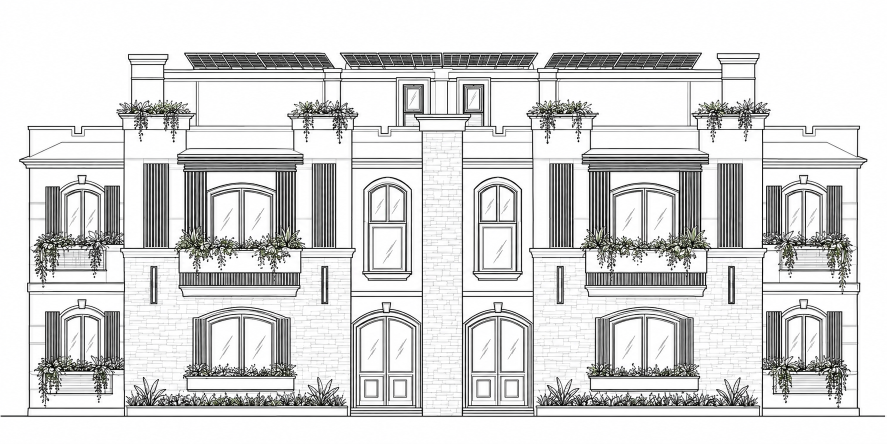
#> input picture IMG_3106.PNG, 1774 x 887 px (shown at 1/2 size)
$ python probe.py
#> lines starting #> are read from the running program, lines starting #| are printed output that depends on the picture; after the words box and inside, x2 and y2 are one past the last pixel; in counts of white or black regions, pixels touching at a corner belong together
from pathlib import Path
import os
import sys
sys.path[:0]=['/workspace/sustainable_deps','/workspace/elevation/deps']
import cv2,numpy as np
from skimage.morphology import skeletonize
from PIL import Image
im=cv2.imread(os.environ.get('FACADE_SOURCE',str(Path(__file__).resolve().parents[3]/'IMG_3106.PNG')));g=cv2.cvtColor(im,cv2.COLOR_BGR2GRAY)
#> further down, im is the input picture: shape (887, 1774, 3); mean B, G, R 214.8, 215, 214.9
g=cv2.resize(g,None,fx=3,fy=3,interpolation=cv2.INTER_CUBIC)
#> g: shape (2661, 5322)
hi=cv2.dilate(g,np.ones((19,19),np.uint8));lo=cv2.erode(g,np.ones((19,19),np.uint8))
#> after `hi = cv2.dilate(g, np.ones((19, 19), np.uint8))`:
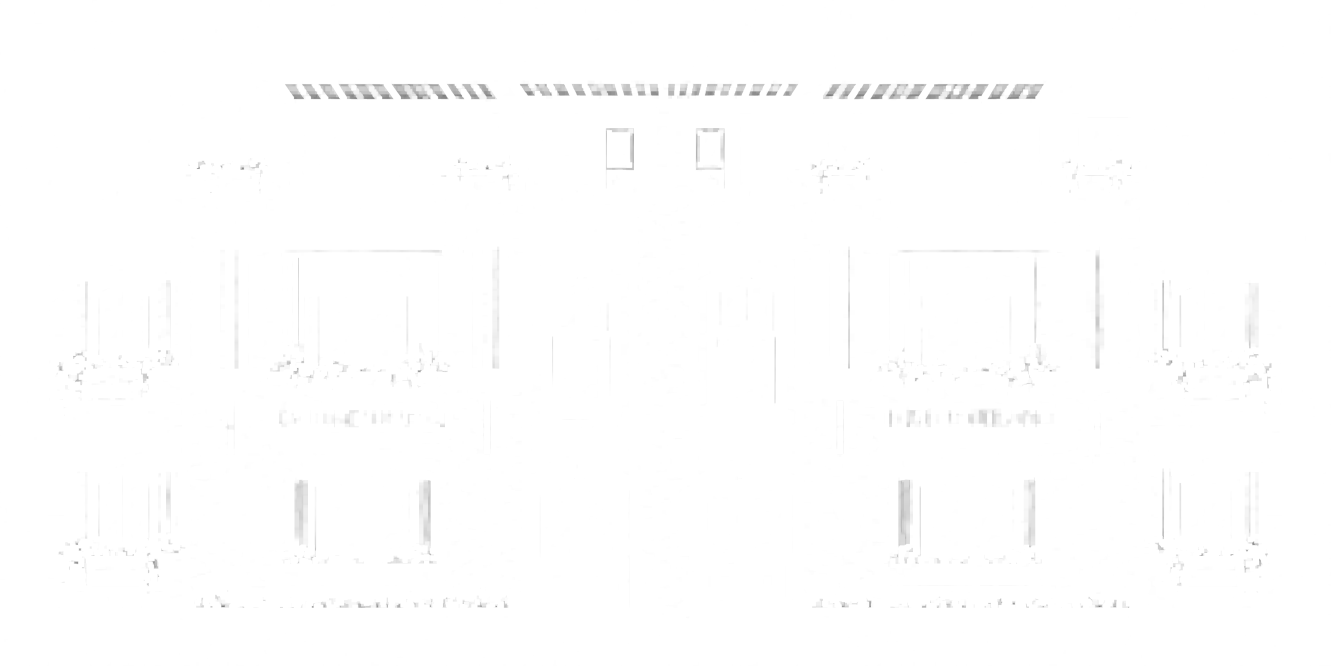
#> hi: shape (2661, 5322) (shown at 1/4 size); min 102, max 255, mean 254
#> after `lo = cv2.erode(g, np.ones((19, 19), np.uint8))`:
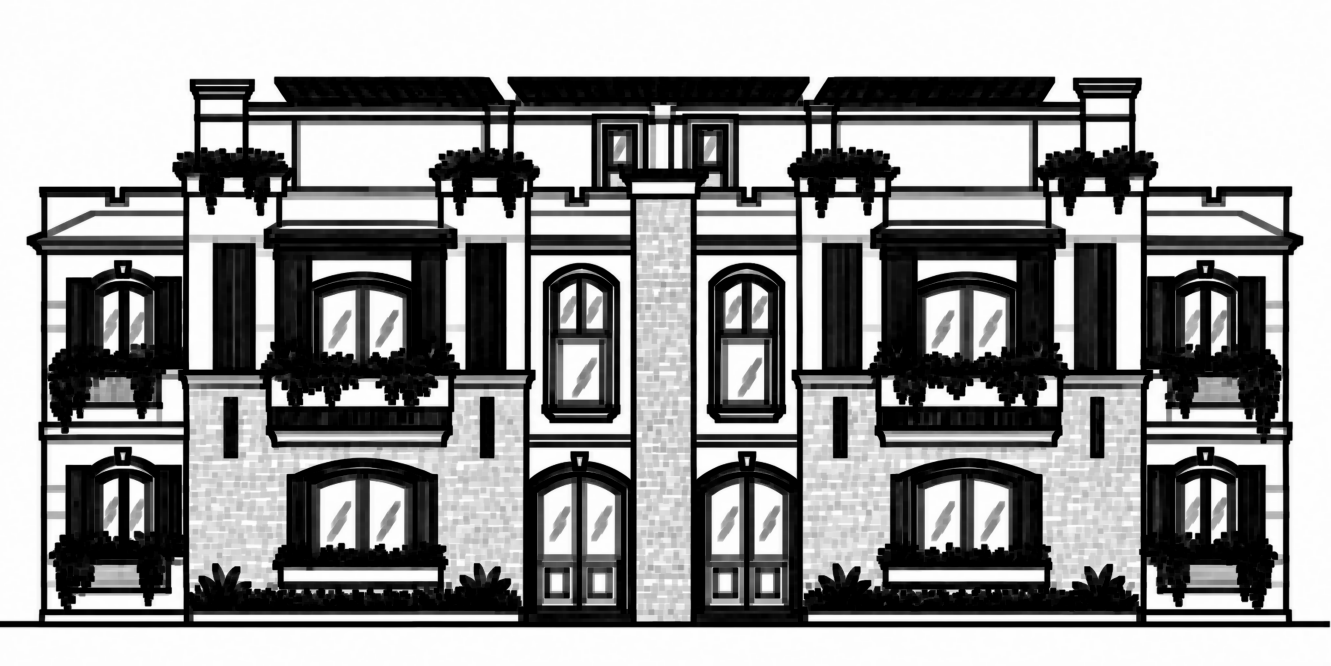
#> lo: shape (2661, 5322) (shown at 1/4 size); min 0, max 255, mean 151.3
t=(hi.astype(float)+lo)/2
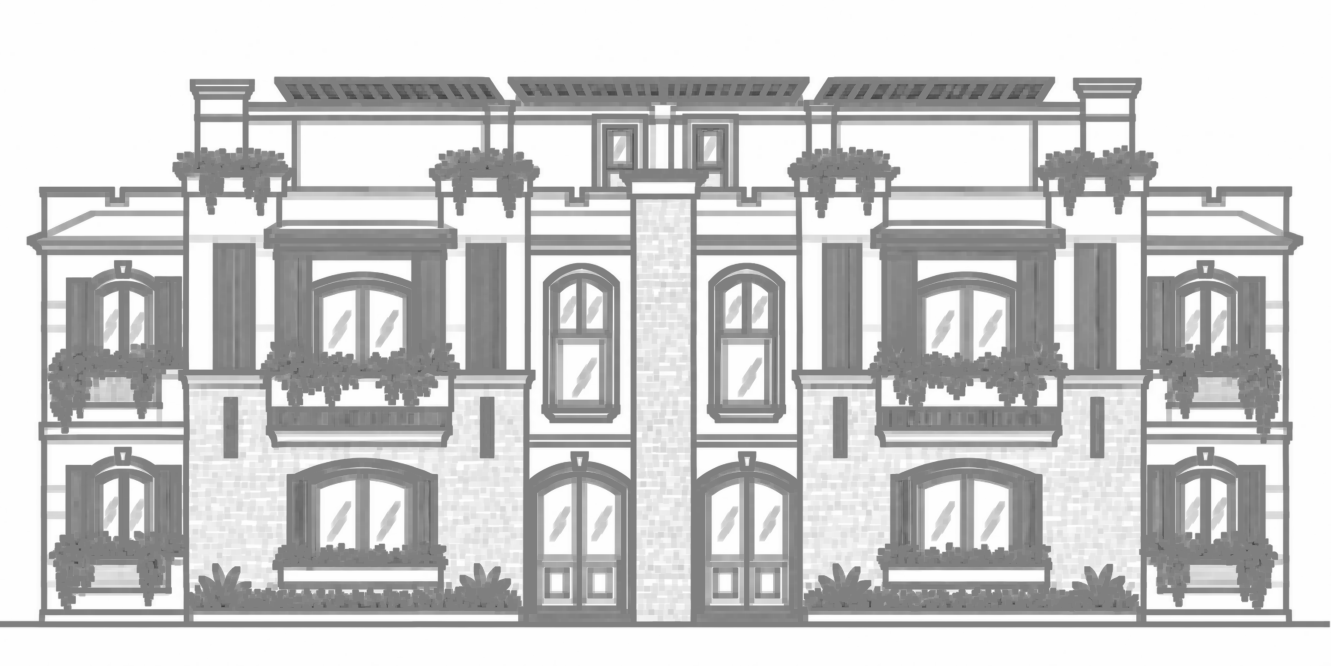
#> t: shape (2661, 5322) float64 (shown at 1/4 size); min 51, max 255, mean 202.6
bw=(g<t)&(g<244)&((hi.astype(int)-lo)>14)
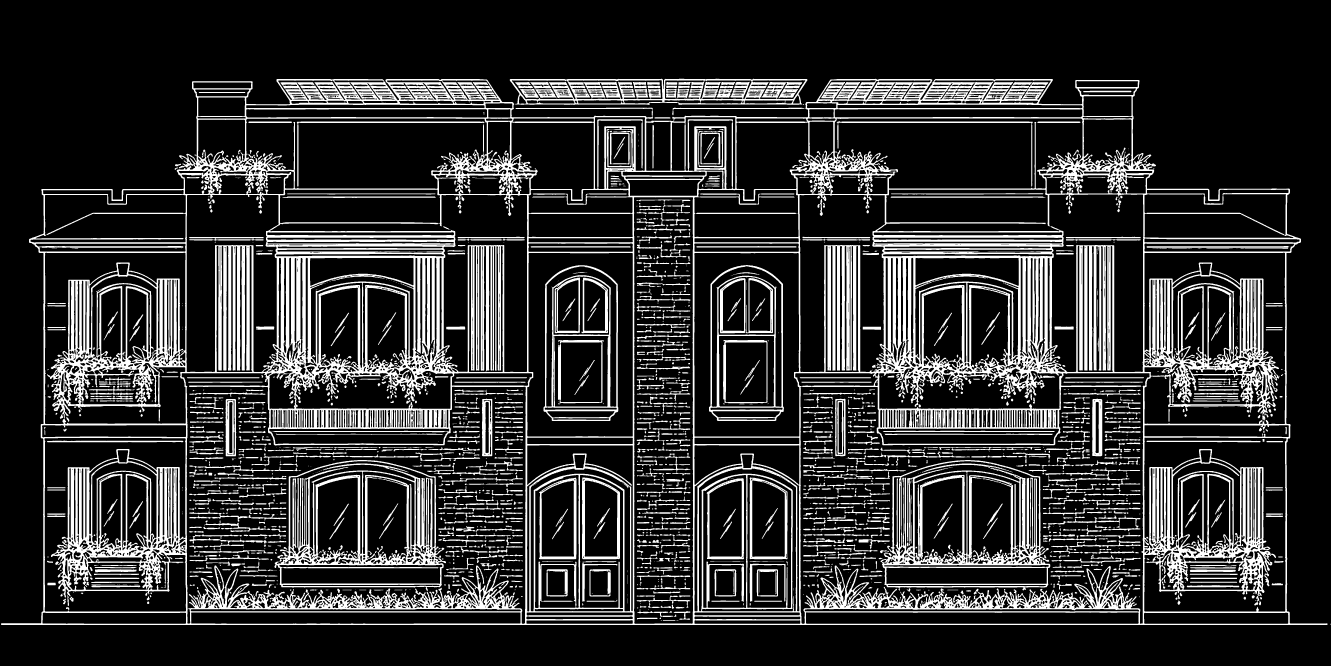
#> bw: shape (2661, 5322) bool (shown at 1/4 size); 18.6% white; 2214 white regions (519 under 20 px), largest, box (x1, y1, x2, y2) and area: (4, 315, 5310, 2500) 1789928, (1098, 1840, 1784, 2364) 84876, (3522, 1840, 4201, 2362) 84570
sk=skeletonize(bw)
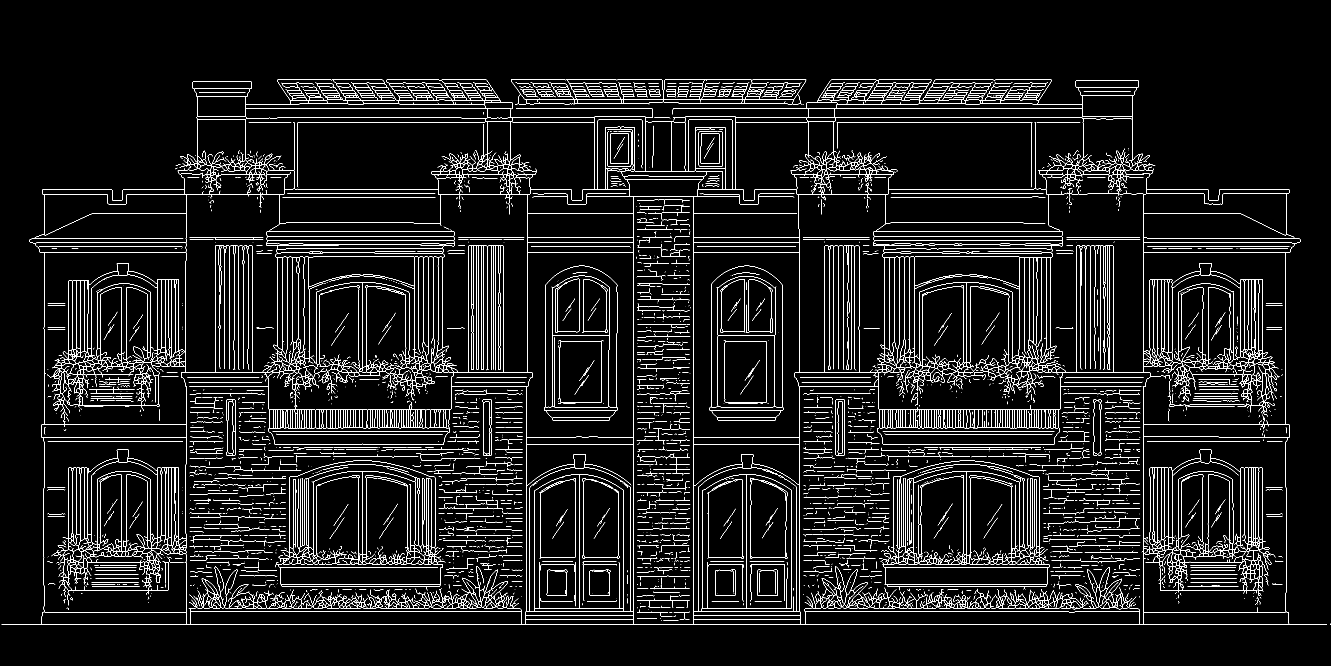
#> sk: shape (2661, 5322) bool (shown at 1/4 size); 3.1% white in thin lines or dots, all inside (x1, y1, x2, y2) = (6, 318, 5322, 2499)
np.savez_compressed(str(Path(__file__).resolve().parent/'probe.npz'),gray=g,binary=bw,skeleton=sk)
Image.fromarray((255*(~sk)).astype('uint8')).save('/tmp/sk.png')
small=cv2.resize((255*(~sk)).astype('uint8'),(1774,887),interpolation=cv2.INTER_AREA)
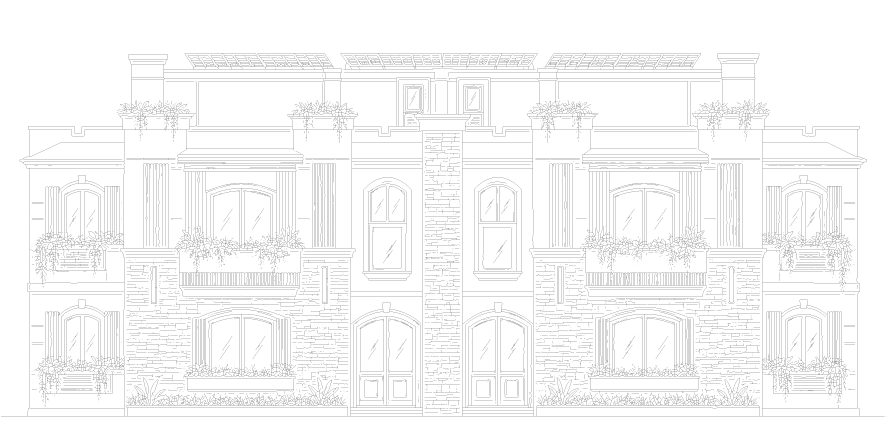
#> small: shape (887, 1774) (shown at 1/2 size); min 57, max 255, mean 247.1
Image.fromarray(small).save('/tmp/sk_small.png')
print('pixels',bw.sum(),sk.sum())
#| pixels 2627514 440154
